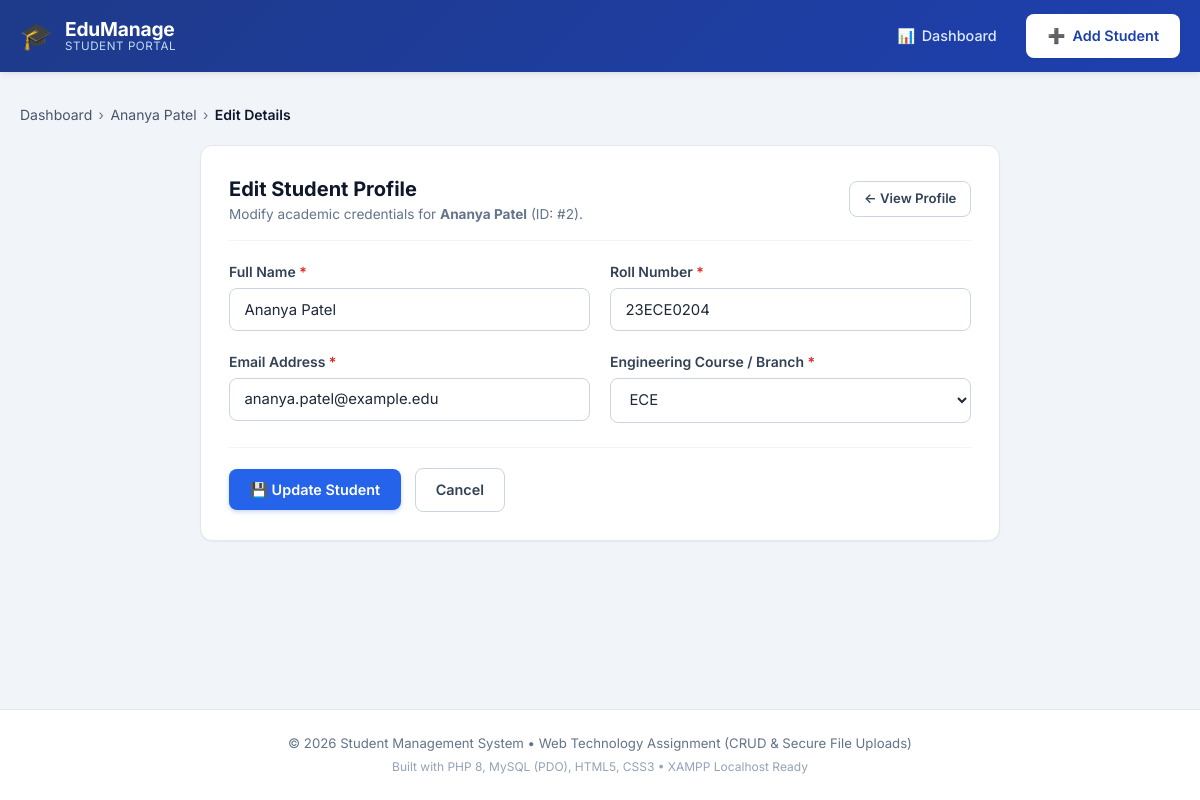
Screenshot of /edit_student.php?id=2 with the database file from the repository.
### tables this page shows
CREATE TABLE IF NOT EXISTS `students` (
  `id` INT AUTO_INCREMENT PRIMARY KEY,
  `name` VARCHAR(100) NOT NULL COMMENT 'Full name of the student',
  `roll_number` VARCHAR(50) NOT NULL UNIQUE COMMENT 'Unique institutional roll or enrollment number',
  `email` VARCHAR(150) NOT NULL COMMENT 'Institutional or personal email address',
  `course` VARCHAR(100) NOT NULL COMMENT 'Enrolled engineering branch/course',
  `created_at` TIMESTAMP DEFAULT CURRENT_TIMESTAMP COMMENT 'Timestamp of student registration',
  INDEX `idx_students_roll` (`roll_number`),
  INDEX `idx_students_course` (`course`)
);

### db.php (called while the page is built, shortened)
    <?php
function e(?string $string): string {
    return htmlspecialchars($string ?? '', ENT_QUOTES, 'UTF-8');
}

### edit_student.php (the view, shortened to what this page needs)
<?php
require_once __DIR__ . '/db.php';
$id = filter_input(INPUT_GET, 'id', FILTER_VALIDATE_INT);
try {
    $stmtFetch = $pdo->prepare("SELECT * FROM students WHERE id = :id LIMIT 1");
    $stmtFetch->execute([':id' => $id]);
    $student = $stmtFetch->fetch();
} catch (PDOException $e) {
    setFlash('error', 'Database error: ' . $e->getMessage());
    header('Location: index.php');
    exit();
}
$errors = [];
$name = $student['name'];
$rollNumber = $student['roll_number'];
$email = $student['email'];
$course = $student['course'];
require_once __DIR__ . '/header.php';
?>
<div class="breadcrumb-nav">
    <a href="index.php">Dashboard</a> &rsaquo;
    <a href="view_student.php?id=<?php echo e($student['id']); ?>"><?php echo e($student['name']); ?></a> &rsaquo;
    <span>Edit Details</span>
</div>
<div class="form-container">
    <div class="card form-card">
        <div class="card-header-bar">
            <div class="header-titles">
                <h2 class="section-title">Edit Student Profile</h2>
                <p class="section-subtitle">Modify academic credentials for <strong><?php echo e($student['name']); ?></strong> (ID: #<?php echo e($student['id']); ?>).</p>
            </div>
            <div class="header-tools">
                <a href="view_student.php?id=<?php echo e($student['id']); ?>" class="btn btn-secondary btn-sm">
                    &larr; View Profile
                </a>
            </div>
        </div>
        <form method="POST" action="edit_student.php?id=<?php echo e($student['id']); ?>" class="app-form" novalidate>
            <div class="form-row">
                <div class="form-group <?php echo isset($errors['name']) ? 'has-error' : ''; ?>">
                    <label for="name" class="form-label">
                        Full Name <span class="required-star">*</span>
                    </label>
                    <input
                        type="text"
                        id="name"
                        name="name"
                        class="form-control"
                        value="<?php echo e($name); ?>"
                        required
                    >
                </div>
                <div class="form-group <?php echo isset($errors['roll_number']) ? 'has-error' : ''; ?>">
                    <label for="roll_number" class="form-label">
                        Roll Number <span class="required-star">*</span>
                    </label>
                    <input
                        type="text"
                        id="roll_number"
                        name="roll_number"
                        class="form-control"
                        value="<?php echo e($rollNumber); ?>"
                        required
                    >
                </div>
            </div>
            <div class="form-row">
                <div class="form-group <?php echo isset($errors['email']) ? 'has-error' : ''; ?>">
                    <label for="email" class="form-label">
                        Email Address <span class="required-star">*</span>
                    </label>
                    <input
                        type="email"
                        id="email"
                        name="email"
                        class="form-control"
                        value="<?php echo e($email); ?>"
                        required
                    >
                </div>
                <div class="form-group <?php echo isset($errors['course']) ? 'has-error' : ''; ?>">
                    <label for="course" class="form-label">
                        Engineering Course / Branch <span class="required-star">*</span>
                    </label>
                    <select id="course" name="course" class="form-control form-select" required>
                        <?php foreach (ALLOWED_COURSES as $c): ?>
                            <option value="<?php echo e($c); ?>" <?php echo ($course === $c) ? 'selected' : ''; ?>>
                                <?php echo e($c); ?>
                            </option>
                        <?php endforeach; ?>
                    </select>
                </div>
            </div>
            <div class="form-actions-bar">
                <button type="submit" class="btn btn-primary">
                    <span>💾 Update Student</span>
                </button>
                <a href="view_student.php?id=<?php echo e($student['id']); ?>" class="btn btn-secondary">
                    Cancel
                </a>
            </div>
        </form>
    </div>
</div>
<?php require_once __DIR__ . '/footer.php'; ?>

### style.css (style rules this page uses)
:root { --color-primary-50: #eff6ff; --color-primary-100: #dbeafe; --color-primary-200: #bfdbfe; --color-primary-300: #93c5fd; --color-primary-500: #3b82f6; --color-primary-600: #2563eb; --color-primary-700: #1d4ed8; --color-primary-800: #1e40af; --color-primary-900: #1e3a8a; --color-slate-50: #f8fafc; --color-slate-100: #f1f5f9; --color-slate-200: #e2e8f0; --color-slate-300: #cbd5e1; --color-slate-400: #94a3b8; --color-slate-500: #64748b; --color-slate-600: #475569; --color-slate-700: #334155; --color-slate-800: #1e293b; --color-slate-900: #0f172a; --color-white: #ffffff; --color-success-50: #f0fdf4; --color-success-100: #dcfce7; --color-success-600: #16a34a; --color-success-700: #15803d; --color-error-50: #fef2f2; --color-error-100: #fee2e2; --color-error-600: #dc2626; --color-error-700: #b91c1c; --color-warning-50: #fffbeb; --color-warning-600: #d97706; --font-family-base: 'Inter', -apple-system, BlinkMacSystemFont, 'Segoe UI', Roboto, sans-serif; --shadow-sm: 0 1px 2px 0 rgba(15, 23, 42, 0.05); --shadow-md: 0 4px 6px -1px rgba(15, 23, 42, 0.07), 0 2px 4px -2px rgba(15, 23, 42, 0.05); --shadow-lg: 0 10px 15px -3px rgba(15, 23, 42, 0.08), 0 4px 6px -4px rgba(15, 23, 42, 0.04); --shadow-xl: 0 20px 25px -5px rgba(15, 23, 42, 0.1), 0 8px 10px -6px rgba(15, 23, 42, 0.04); --shadow-focus: 0 0 0 3px rgba(37, 99, 235, 0.22); --radius-sm: 6px; --radius-md: 8px; --radius-lg: 12px; --radius-xl: 18px; --radius-full: 9999px; --transition-fast: 0.15s ease-in-out; --transition-normal: 0.25s ease-in-out; }
*, *::before, *::after { box-sizing: border-box; margin: 0; padding: 0; }
html { font-size: 16px; scroll-behavior: smooth; }
body { font-family: var(--font-family-base); font-size: 0.9375rem; line-height: 1.5; color: var(--color-slate-800); background-color: #f1f5f9; min-height: 100vh; display: flex; flex-direction: column; }
a { color: var(--color-primary-600); text-decoration: none; transition: color var(--transition-fast); }
.breadcrumb-nav { margin-bottom: 1.25rem; font-size: 0.875rem; color: var(--color-slate-500); display: flex; align-items: center; gap: 0.4rem; }
.breadcrumb-nav a { color: var(--color-slate-600); }
.breadcrumb-nav span { color: var(--color-slate-900); font-weight: 600; }
.card { background-color: var(--color-white); border-radius: var(--radius-lg); border: 1px solid var(--color-slate-200); box-shadow: var(--shadow-sm); padding: 1.75rem; margin-bottom: 1.75rem; }
.card-header-bar { display: flex; align-items: center; justify-content: space-between; gap: 1rem; border-bottom: 1px solid var(--color-slate-100); padding-bottom: 1rem; margin-bottom: 1.25rem; flex-wrap: wrap; }
.section-title { font-size: 1.25rem; font-weight: 700; color: var(--color-slate-900); }
.section-subtitle { font-size: 0.85rem; color: var(--color-slate-500); }
.form-container { max-width: 800px; margin: 0 auto; }
.form-row { display: grid; grid-template-columns: 1fr; gap: 1.25rem; margin-bottom: 1.25rem; }
@media (min-width: 640px) { .form-row { grid-template-columns: 1fr 1fr; } }
.form-group { display: flex; flex-direction: column; }
.form-label { font-size: 0.875rem; font-weight: 600; color: var(--color-slate-700); margin-bottom: 0.4rem; }
.required-star { color: var(--color-error-600); }
.form-control { width: 100%; padding: 0.7rem 0.9rem; font-family: inherit; font-size: 0.93rem; color: var(--color-slate-800); background-color: var(--color-white); border: 1.5px solid var(--color-slate-300); border-radius: var(--radius-md); transition: all var(--transition-fast); }
.form-actions-bar { display: flex; align-items: center; gap: 0.85rem; border-top: 1px solid var(--color-slate-100); padding-top: 1.25rem; margin-top: 1.5rem; }
.btn { display: inline-flex; align-items: center; justify-content: center; gap: 0.45rem; font-family: inherit; font-size: 0.9rem; font-weight: 600; padding: 0.65rem 1.25rem; border-radius: var(--radius-md); border: 1px solid transparent; cursor: pointer; transition: all var(--transition-fast); text-decoration: none; }
.btn-sm { padding: 0.45rem 0.85rem; font-size: 0.825rem; }
.btn-primary { background-color: var(--color-primary-600); color: var(--color-white); box-shadow: 0 2px 4px rgba(37, 99, 235, 0.25); }
.btn-secondary { background-color: var(--color-white); border-color: var(--color-slate-300); color: var(--color-slate-700); }

### rows the page displays
students: name "Ananya Patel", id "2", roll_number "23ECE0204", email "ananya.patel@example.edu"

### other values shown
form field course "ECE"
